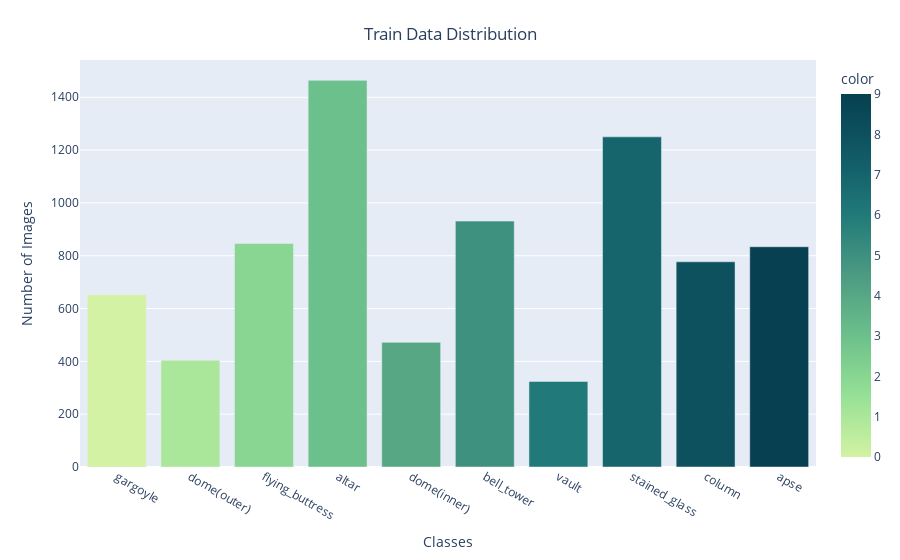

The code cell stored with this chart in its notebook:
### Markdown cell above
### Train data Distribution

### Code cell
fig = px.bar(x = CLASS_LABELS,
             y = [list(train_generator.classes).count(i) for i in np.unique(train_generator.classes)] ,
             color = np.unique(train_generator.classes) ,
             color_continuous_scale="Emrld")
fig.update_xaxes(title="Classes")
fig.update_yaxes(title = "Number of Images")
fig.update_layout(showlegend = True,
    title = {
        'text': 'Train Data Distribution ',
        'y':0.95,
        'x':0.5,
        'xanchor': 'center',
        'yanchor': 'top'})
fig.show()

### Figure 1 — Plotly figure (JSON) as saved in the notebook; plotly's stock layout.template omitted (floating-point values rounded to 4 significant figures)
{"data": [{"alignmentgroup": "True", "hovertemplate": "x=%{x}<br>y=%{y}<br>color=%{marker.color}<extra></extra>", "legendgroup": "", "marker": {"color": [0, 1, 2, 3, 4, 5, 6, 7, 8, 9], "coloraxis": "coloraxis", "pattern": {"shape": ""}}, "name": "", "offsetgroup": "", "orientation": "v", "showlegend": false, "textposition": "auto", "type": "bar", "x": ["gargoyle", "dome(outer)", "flying_buttress", "altar", "dome(inner)", "bell_tower", "vault", "stained_glass", "column", "apse"], "xaxis": "x", "y": [652, 404, 846, 1464, 472, 931, 324, 1250, 777, 834], "yaxis": "y"}], "layout": {"barmode": "relative", "coloraxis": {"colorbar": {"title": {"text": "color"}}, "colorscale": [[0, "rgb(211, 242, 163)"], [0.1667, "rgb(151, 225, 150)"], [0.3333, "rgb(108, 192, 139)"], [0.5, "rgb(76, 155, 130)"], [0.6667, "rgb(33, 122, 121)"], [0.8333, "rgb(16, 89, 101)"], [1, "rgb(7, 64, 80)"]]}, "legend": {"tracegroupgap": 0}, "margin": {"t": 60}, "showlegend": true, "title": {"text": "Train Data Distribution ", "x": 0.5, "xanchor": "center", "y": 0.95, "yanchor": "top"}, "xaxis": {"anchor": "y", "domain": [0, 1], "title": {"text": "Classes"}}, "yaxis": {"anchor": "x", "domain": [0, 1], "title": {"text": "Number of Images"}}}}
